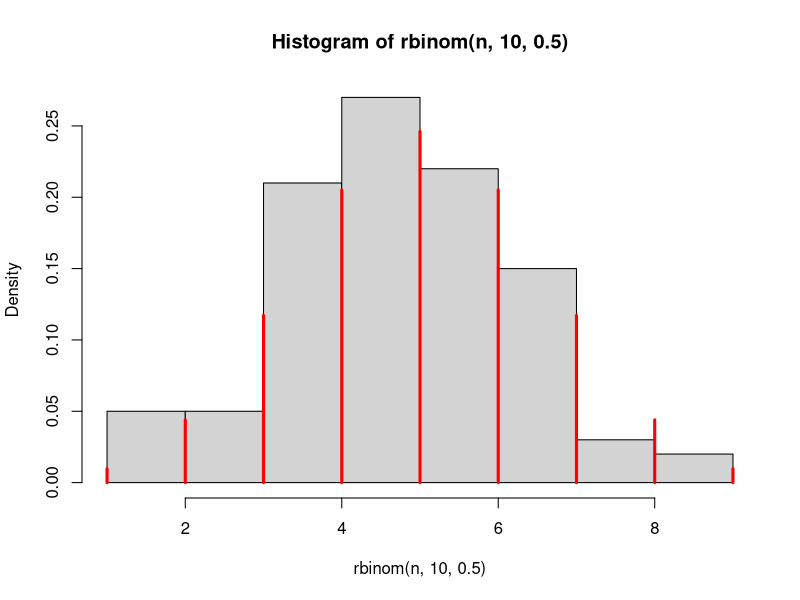
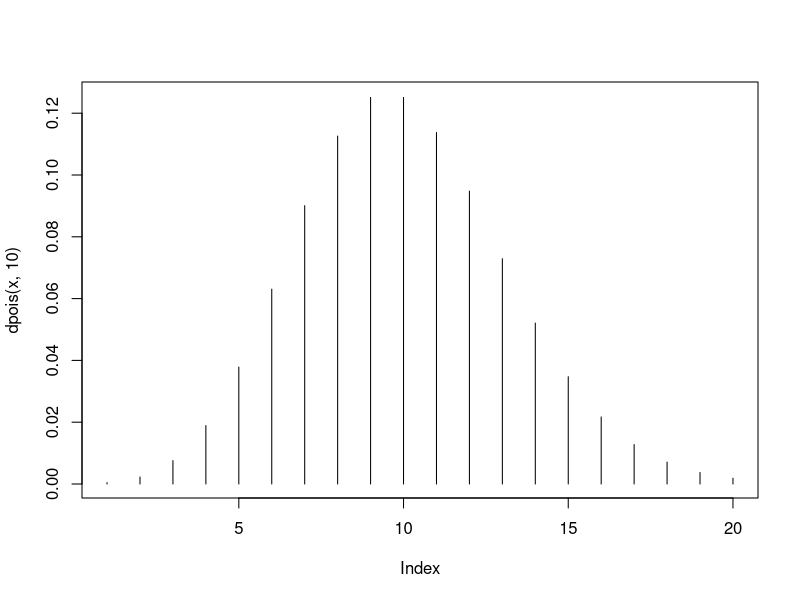
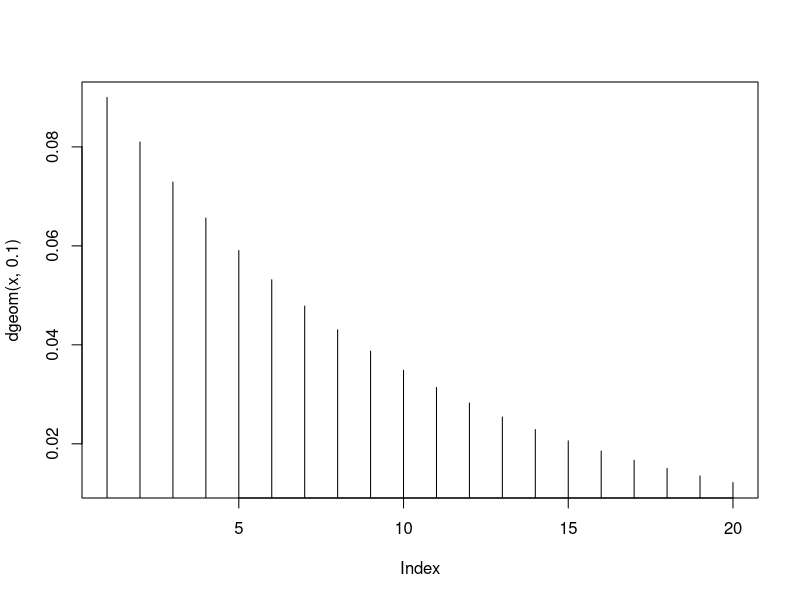
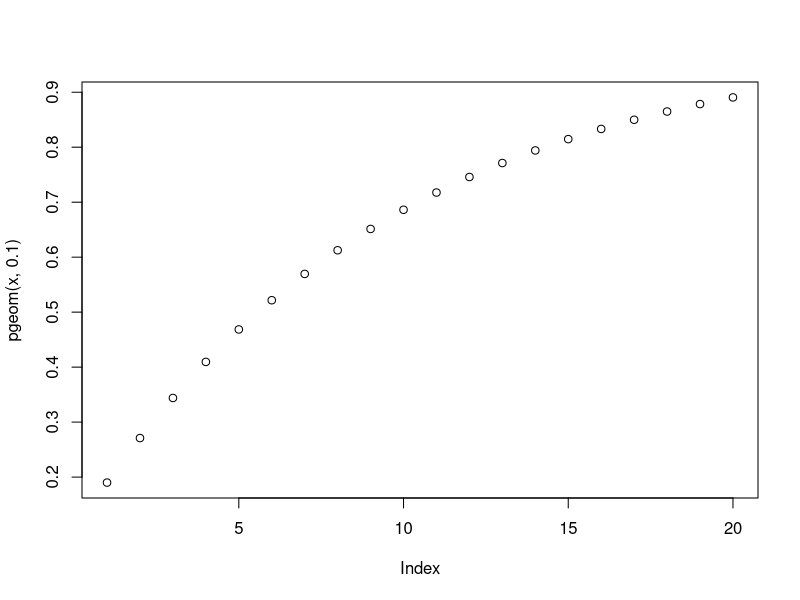
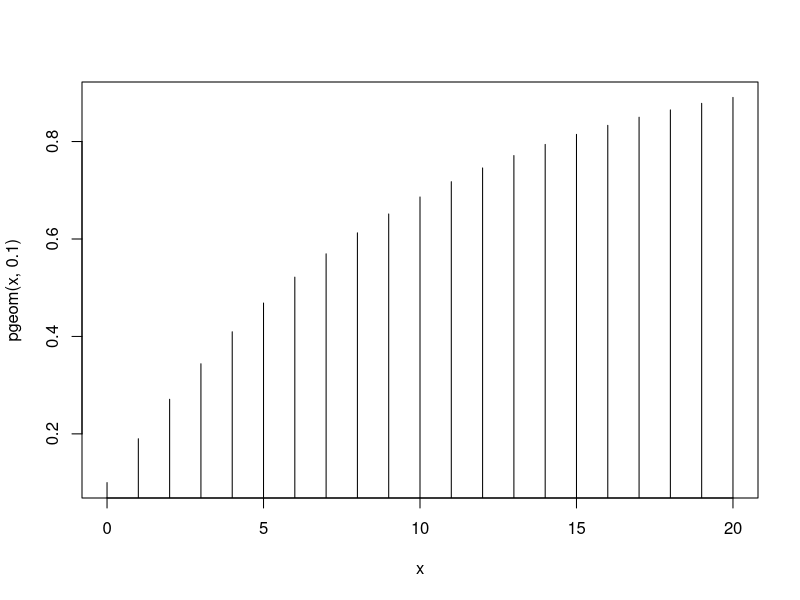

Source code (R) for these figures, in order:
# Discrete distributions

n <- 100
x <- 1:20
hist(rbinom(n, 10, 0.5), right=T, freq=F)
lines(dbinom(x, 10, 0.5), typ="h", col="red", lw=3)


plot(dpois(x, 10), typ="h")


plot(dgeom(x, 0.1), typ="h")
plot(pgeom(x, 0.1))


curve(pgeom(x,0.1), xlim=c(0,20), typ="h", n=21)


v <- runif(100, 10, 25)
chisq.test(v, p=dnorm(1:100, 10, 25), resc=T)

ks.test(v, punif)
